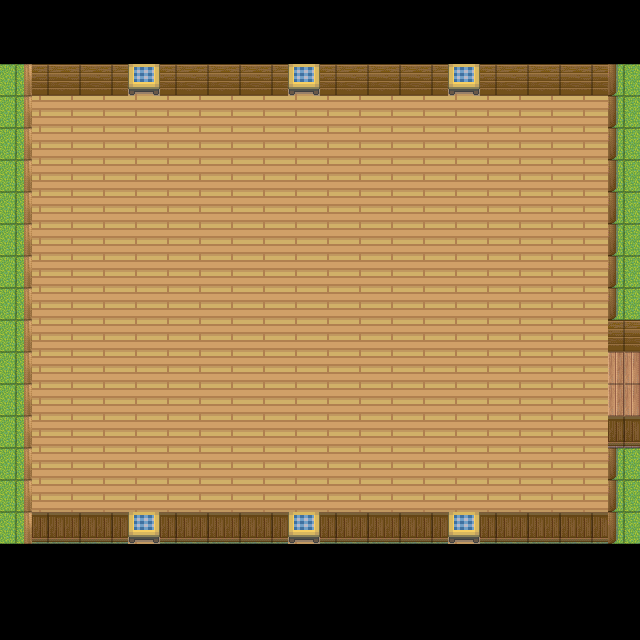

Rendered tile map (Tiled .tmx) drawn with the repository's tilesets; below, a short description and the map source with its tile grids summarised:
An orthogonal 20x20 tile map with 32x32 px tiles, 2 tile layers (L_Floor, L_Wall), 3 tilesets and 8 objects (North, South, East, West_North, West_South, ...).

<map version="1.0" orientation="orthogonal" width="20" height="20" tilewidth="32" tileheight="32">
 <tileset firstgid="1" name="map" tilewidth="32" tileheight="32">
  <image source="data/map.png" width="640" height="480" />
 </tileset>
 <tileset firstgid="301" name="obstacle_1" tilewidth="32" tileheight="32">
  <image source="data/obstacle_1.png" width="32" height="32" />
 </tileset>
 <tileset firstgid="302" name="obstacle_2" tilewidth="54" tileheight="46">
  <image source="data/obstacle_2.png" width="54" height="46" />
 </tileset>
 <layer name="L_Floor" width="20" height="20">
  <data>[400 cells, 234 non-empty, 232 distinct tile ids]</data>
 </layer>
 <layer name="L_Wall" width="20" height="20">
  <data>[400 cells, 66 non-empty, 66 distinct tile ids]</data>
 </layer>
 <objectgroup name="O_Wall" width="20" height="20">
  <object name="North" x="4" y="69" width="632" height="25" />
  <object name="South" x="8" y="513" width="622" height="25" />
  <object name="East" x="10" y="69" width="20" height="460" />
  <object name="West_North" x="609" y="73" width="28" height="278" />
  <object name="West_South" x="609" y="416" width="28" height="108" />
 </objectgroup>
 <objectgroup name="O_Obstacles" width="20" height="20">
  <object name="Box_1" gid="301" x="280" y="264" />
  <object name="Cabinet_1" gid="302" x="192" y="407" />
  <object name="Cabinet_2" gid="302" x="464" y="308" />
 </objectgroup>
</map>